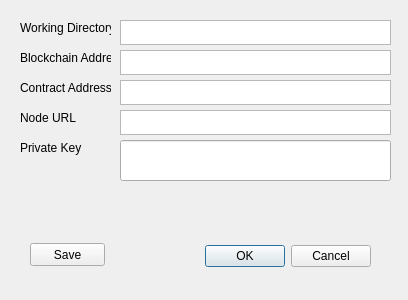
<?xml version="1.0" encoding="UTF-8"?>
<ui version="4.0">
 <class>Dialog</class>
 <widget class="QDialog" name="Dialog">
  <property name="geometry">
   <rect>
    <x>0</x>
    <y>0</y>
    <width>408</width>
    <height>300</height>
   </rect>
  </property>
  <property name="windowTitle">
   <string>Dialog</string>
  </property>
  <widget class="QDialogButtonBox" name="buttonBox">
   <property name="geometry">
    <rect>
     <x>30</x>
     <y>240</y>
     <width>341</width>
     <height>32</height>
    </rect>
   </property>
   <property name="orientation">
    <enum>Qt::Horizontal</enum>
   </property>
   <property name="standardButtons">
    <set>QDialogButtonBox::Cancel|QDialogButtonBox::Ok</set>
   </property>
  </widget>
  <widget class="QLabel" name="label_working_directory">
   <property name="geometry">
    <rect>
     <x>20</x>
     <y>20</y>
     <width>91</width>
     <height>16</height>
    </rect>
   </property>
   <property name="text">
    <string>Working Directory</string>
   </property>
  </widget>
  <widget class="QTextEdit" name="txt_working_dir">
   <property name="geometry">
    <rect>
     <x>120</x>
     <y>20</y>
     <width>271</width>
     <height>25</height>
    </rect>
   </property>
  </widget>
  <widget class="QLabel" name="label_peivate_key">
   <property name="geometry">
    <rect>
     <x>20</x>
     <y>140</y>
     <width>91</width>
     <height>16</height>
    </rect>
   </property>
   <property name="text">
    <string>Private Key</string>
   </property>
  </widget>
  <widget class="QPushButton" name="btc_save">
   <property name="geometry">
    <rect>
     <x>30</x>
     <y>243</y>
     <width>75</width>
     <height>23</height>
    </rect>
   </property>
   <property name="text">
    <string>Save</string>
   </property>
  </widget>
  <widget class="QLabel" name="label_peivate_key_2">
   <property name="geometry">
    <rect>
     <x>20</x>
     <y>50</y>
     <width>91</width>
     <height>16</height>
    </rect>
   </property>
   <property name="text">
    <string>Blockchain Address</string>
   </property>
  </widget>
  <widget class="QTextEdit" name="txt_blockchain_addr">
   <property name="geometry">
    <rect>
     <x>120</x>
     <y>50</y>
     <width>271</width>
     <height>25</height>
    </rect>
   </property>
  </widget>
  <widget class="QLabel" name="label_peivate_key_3">
   <property name="geometry">
    <rect>
     <x>20</x>
     <y>80</y>
     <width>91</width>
     <height>16</height>
    </rect>
   </property>
   <property name="text">
    <string>Contract Address</string>
   </property>
  </widget>
  <widget class="QTextEdit" name="txt_contract_addr">
   <property name="geometry">
    <rect>
     <x>120</x>
     <y>80</y>
     <width>271</width>
     <height>25</height>
    </rect>
   </property>
  </widget>
  <widget class="QTextEdit" name="txt_node_url">
   <property name="geometry">
    <rect>
     <x>120</x>
     <y>110</y>
     <width>271</width>
     <height>25</height>
    </rect>
   </property>
  </widget>
  <widget class="QLabel" name="label_peivate_key_4">
   <property name="geometry">
    <rect>
     <x>20</x>
     <y>110</y>
     <width>91</width>
     <height>16</height>
    </rect>
   </property>
   <property name="text">
    <string>Node URL</string>
   </property>
  </widget>
  <widget class="QLineEdit" name="lineEdit_private_key">
   <property name="geometry">
    <rect>
     <x>120</x>
     <y>140</y>
     <width>271</width>
     <height>41</height>
    </rect>
   </property>
   <property name="echoMode">
    <enum>QLineEdit::Password</enum>
   </property>
  </widget>
 </widget>
 <resources/>
 <connections>
  <connection>
   <sender>buttonBox</sender>
   <signal>accepted()</signal>
   <receiver>Dialog</receiver>
   <slot>accept()</slot>
   <hints>
    <hint type="sourcelabel">
     <x>248</x>
     <y>254</y>
    </hint>
    <hint type="destinationlabel">
     <x>157</x>
     <y>274</y>
    </hint>
   </hints>
  </connection>
  <connection>
   <sender>buttonBox</sender>
   <signal>rejected()</signal>
   <receiver>Dialog</receiver>
   <slot>reject()</slot>
   <hints>
    <hint type="sourcelabel">
     <x>316</x>
     <y>260</y>
    </hint>
    <hint type="destinationlabel">
     <x>286</x>
     <y>274</y>
    </hint>
   </hints>
  </connection>
 </connections>
</ui>
